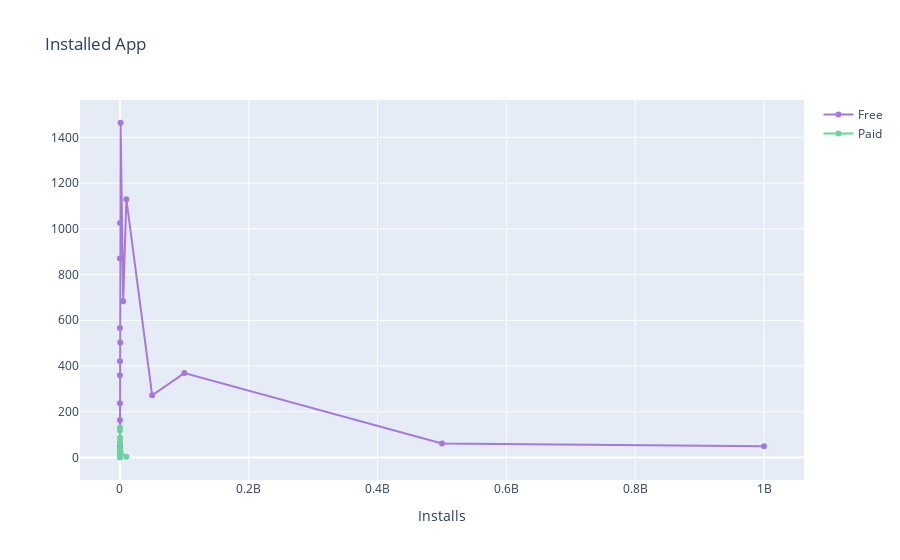

Notebook source saved alongside this figure:
### Code cell
col='Installs'
v1=d1[col].value_counts().reset_index()
v1=v1.rename(columns={col:'count','index':col})
v1['percent']=v1['count'].apply(lambda x : 100*x/sum(v1['count']))
v1=v1.sort_values(col)
v2=d2[col].value_counts().reset_index()
v2=v2.rename(columns={col:'count','index':col})
v2['percent']=v2['count'].apply(lambda x : 100*x/sum(v2['count']))
v2=v2.sort_values(col)
trace1 = go.Scatter(x=v1[col], y=v1["count"], name="Free", marker=dict(color="#a678de"))
trace2 = go.Scatter(x=v2[col], y=v2["count"], name="Paid", marker=dict(color="#6ad49b"))
y = [trace1, trace2]
layout={'title':"Installed App ",'xaxis':{'title':"Installs"}}
fig = go.Figure(data=y, layout=layout)
iplot(fig)

### Figure 1 — Plotly figure (JSON) as saved in the notebook; plotly's stock layout.template omitted (floating-point values rounded to 4 significant figures)
{"data": [{"marker": {"color": "#a678de"}, "name": "Free", "type": "scatter", "x": [1, 5, 10, 50, 100, 500, 1000, 5000, 10000, 50000, 100000, 500000, 1000000, 5000000, 10000000, 50000000, 100000000, 500000000, 1000000000], "y": [1, 9, 51, 42, 237, 163, 566, 360, 870, 421, 1025, 503, 1464, 683, 1129, 272, 369, 61, 49]}, {"marker": {"color": "#6ad49b"}, "name": "Paid", "type": "scatter", "x": [1, 10, 50, 100, 500, 1000, 5000, 10000, 50000, 100000, 500000, 1000000, 10000000], "y": [2, 18, 14, 66, 36, 131, 65, 118, 40, 85, 12, 21, 3]}], "layout": {"title": {"text": "Installed App "}, "xaxis": {"title": {"text": "Installs"}}}}
